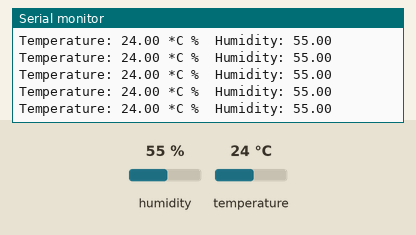
The sketch below on a simulated Arduino Uno, built with avr-gcc and run on an emulated ATmega328P. Parts: the last lines printed to the serial monitor. Inputs (shaded band) come from the test bench; at power-on: humidity 55 %, temperature 24 °C.

Above: at 2.8 s.
2.9 s: humidity set to 22 %
At 4.5 s:
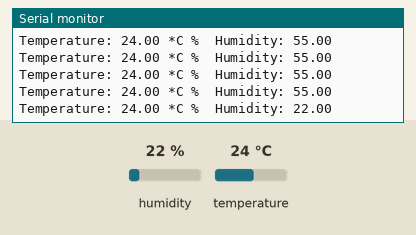
5.6 s: temperature set to 12 °C
At 6.0 s:
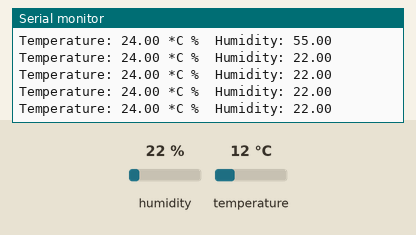
8.3 s: humidity set to 40 %
At 9.0 s:
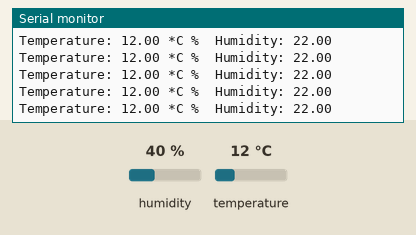
Timing chart, 0 to 11.3 s (numbered marks = the images above; inputs shaded):
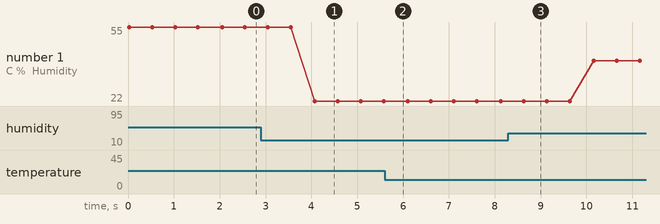

Measured:
- after the input at 2.9 s, the serial monitor: prints a new line after 1.2 s (image 1)
- plotted number 1: 55 → 22 after the input at 2.9 s, 22 → 40 after the input at 8.3 s

The sketch:

Dht11_New_ok.ino
```cpp
#include "DHT.h"

#define DHTPIN 12 // what pin we're connected to


#define DHTTYPE DHT11 // DHT 11
//#define DHTTYPE DHT22 // DHT 22 (AM2302)
//#define DHTTYPE DHT21 // DHT 21 (AM2301)

// Connect pin 1 (on the left) of the sensor to +5V
// Connect pin 2 of the sensor to whatever your DHTPIN is
// Connect pin 4 (on the right) of the sensor to GROUND
// Connect a 10K resistor from pin 2 (data) to pin 1 (power) of the sensor

DHT dht(DHTPIN, DHTTYPE);

void setup() {
Serial.begin(9600);
Serial.println("DHTxx test!");

dht.begin();
}

void loop() {
  weather();

}

void weather(){
  // Reading temperature or humidity takes about 250 milliseconds!
// Sensor readings may also be up to 2 seconds 'old' (its a very slow sensor)
   float h = dht.readHumidity();
   float t = dht.readTemperature();

// check if returns are valid, if they are NaN (not a number) then something went wrong!
if (isnan(t) || isnan(h)) {
    Serial.println("Failed to read from DHT");
  } else {

    Serial.print("Temperature: ");
    Serial.print(t);
    Serial.print(" *C");
    Serial.print(" %\t");
    Serial.print("Humidity: ");
    Serial.println(h);
    delay(500);
  }
}
```
